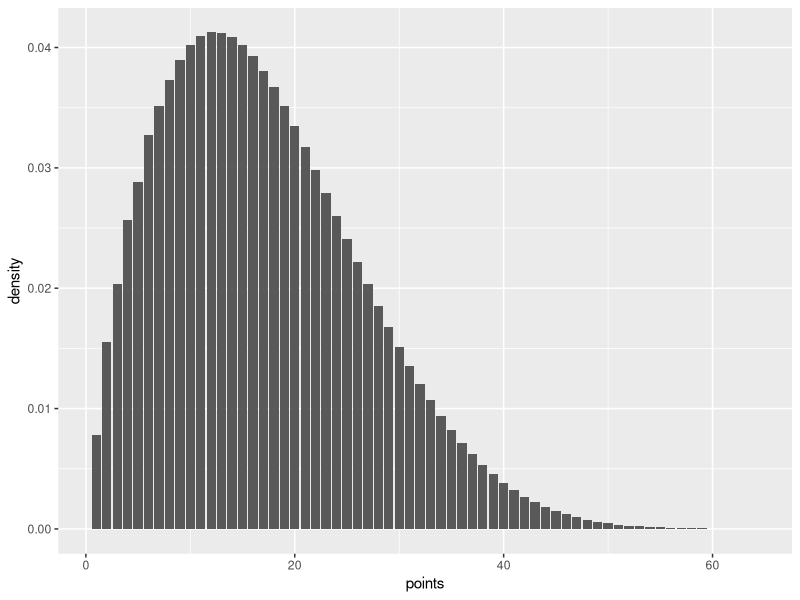
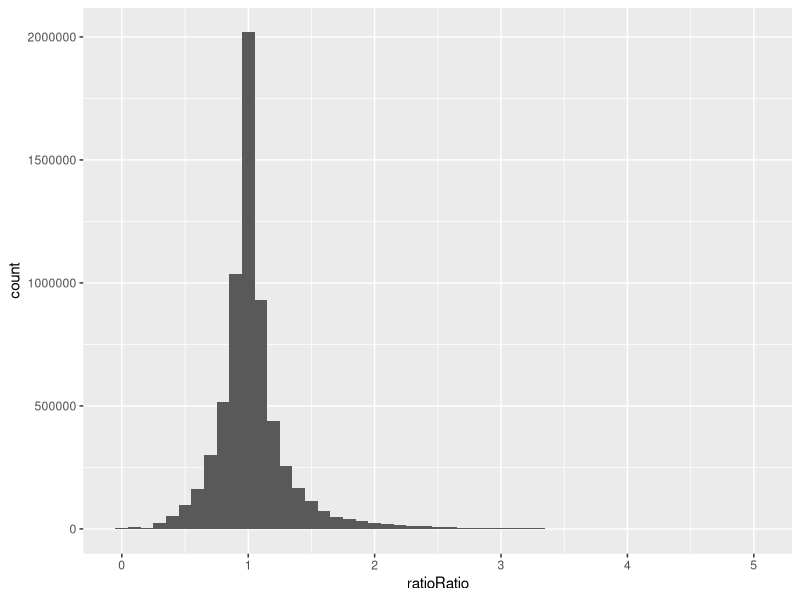

Reproduce these figures in R, in order.
## ---- chunk 1
library(ggplot2)
library(tidyverse)
library(magrittr)

density_pcr <- function(x, initial_no, prob_duplicate, n_cycles) {
  if(initial_no <= 0) {
    stop("Initial no. has to be positive")
  }
  if(any(x <= 0)) {
    stop("x has to be positive")
  }
  
  #computed_densities = array(-1, c(1:x,1:n_cycles))
  
  if(n_cycles == 0) {
    if(x == initial_no) {
      return(1);
    } else {
      return(0);
    }
  } else {
    if(x < initial_no) {
      return(0)
    } else if(x > initial_no * 2 ^ n_cycles) {
      return(0)
    }
    max_duplicated = floor(x / 2)
    prob = 0
    for(duplicated in 0:max_duplicated) {
      prob = prob + dbinom(duplicated, x - duplicated, prob_duplicate) * density_pcr(x - duplicated, initial_no, prob_duplicate, n_cycles - 1)
    }
    return(prob)
  }
}
## ---- chunk 2
data = tibble(points = 1:64) %>%
  rowwise() %>%
  mutate(density = density_pcr(points, 1, 0.5, 7))

data %>%
  ggplot(aes(x = points, y = density)) + geom_col()
## ---- chunk 3
pcr_state = tibble(init = c(1:10,seq(20, 100, by = 10), seq(200,1000, by = 100))) %>%
  mutate(amplified = init)

num_cycles = 10
amplify_prob = 0.5
num_samples = 100
result = NULL

for(s in 1:num_samples) {
  for(i in 1:num_cycles) {
    pcr_state %<>% mutate(amplified = amplified + rbinom(length(amplified), amplified, amplify_prob))
  }
  if(is.null(result)) {
    result = pcr_state
  } else {
    result = rbind(result, pcr_state)
  }
  pcr_state %<>% mutate(amplified = init)
}

result_copy = result %>% transmute(init2 = init, amplified2 = amplified)
result %>% expand(result, result_copy) %>% 
  mutate(initRatio = init/init2, amplifiedRatio = amplified / amplified2) %>%
  mutate(ratioRatio = initRatio / amplifiedRatio) %>%
  filter(ratioRatio < 5) %>%
  ggplot(aes(x =  ratioRatio)) + geom_histogram(binwidth = 0.1)  #geom_jitter()

